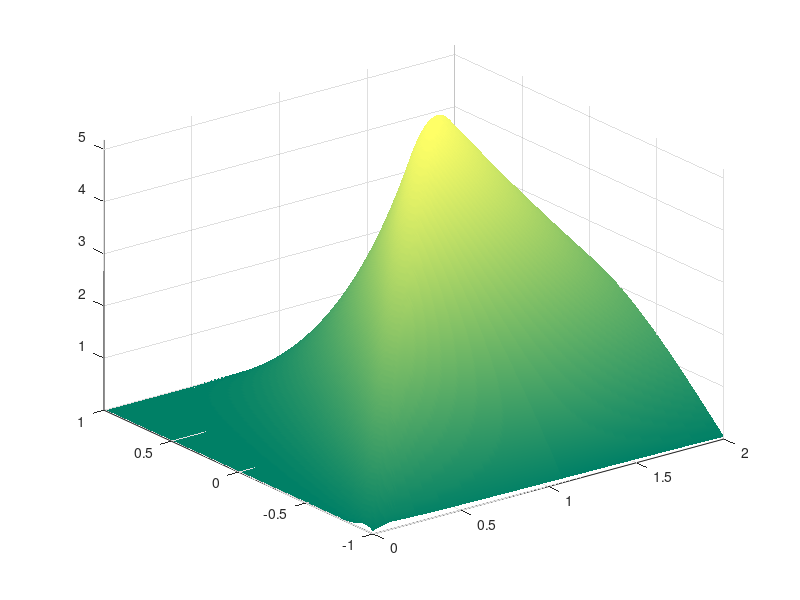

Here is the MATLAB script that generated this plot: (Note: this script raises an error after producing the figure.)
function switchingcontrol_par
% This function solves the parabolic switching control problem
%  min 1/2 \|y-yd\|^2 + alpha/2 \int_0^T |u|^2 + beta |u_1u_2|_0 dt
%  s.t. y_t-\Delta y = \chi_{\omega_1}(x)u_1(t) + \chi_{\omega_2}(x)u_2(t)
% using the approach described in the paper
%    "A convex analysis approach to optimal controls with 
%     switching structure for partial differential equations"
% by Christian Clason, Kazufumi Ito and Karl Kunisch, see
% http://math.uni-graz.at/mobis/publications/SFB-Report-2014-001.pdf.
%
% August 7, 2014             Christian Clason <christian.clason@uni-due.de>
%                                                     http://udue.de/clason

%% setup
Nh    = 128;     % number of spatial grid points
Nt    = 512;     % number of time steps
alpha = 1e-1;    % quadratic penalty
beta  = 1e0;     % switching penalty
maxit = 99;      % max iterations in semismooth Newton method
tmin  = 1e-12;   % min step size for line search
tol   = 1e-6;    % terminate Newton if residual norm smaller than tol

%  grid, differential operators
[L,Ms,It,xx,tt] = assembleFEM(Nh,Nt);
tplot = @(n,f,s) tplot_(n,f,s,Nh,Nt,xx,tt);
stack = @(x) x(:);

% control domains
om1 = xx(:,1) < -1/2;
om2 = xx(:,1) > 1/2;
dplot = @(n,f,s) dplot_(n,f,s,Nh,Nt,xx,tt,om1,om2);

% control operator
BT = [kron(It,om1)';kron(It,om2)']*Ms;    BB = BT';

% target
u0 = 63.0*(abs(-1+tt-xx)<0.1);
yd = L\(Ms*u0(:));
dplot(1,yd,'target');

%% initialization
y = zeros(Nh*Nt,1);
p = zeros(Nh*Nt,1);
As_old = zeros(Nt,7);
sqab = sqrt(2*alpha*beta);

% constant blocks of Newton matrix
Lyy = Ms;
Lpy = -L; Lyp = L';

% continuation strategy
for gamma = 10.^(-(0:16))
    fprintf('\nSolving for gamma = %1.0e\n', gamma);
    fprintf('It\tupdate\tresidual\tstep size\tQ1\tQ2\tQ0\tQ10\tQ20\tQ00\tQ12\n');
    
    % semismooth Newton iteration
    it = 1;    nold = 1e99;    tau = 1;
    while true
        % compute active sets
        q = BT*p; q1 = q(1:Nt); q2 = q(1+Nt:end);
        As = zeros(Nt,7);
        As(:,1) = (abs(q1) > (1+gamma/alpha)*abs(q2)) & (abs(q2) < sqab);
        As(:,2) = (abs(q2) > (1+gamma/alpha)*abs(q1)) & (abs(q1) < sqab);
        As(:,3) = (abs(q1) > (1+gamma/alpha)*sqab) & (abs(q2) > (1+gamma/alpha)*sqab);
        As(:,4) = (sqab <= abs(q1)) & (abs(q1) <= (1+gamma/alpha)*sqab) & ...
            (abs(q2) > (1+gamma/alpha)*sqab);
        As(:,5) = (sqab <= abs(q2)) & (abs(q2) <= (1+gamma/alpha)*sqab) & ...
            (abs(q1) > (1+gamma/alpha)*sqab);
        As(:,6) = (sqab <= abs(q1)) & (abs(q1) <= (1+gamma/alpha)*sqab) & ...
            (sqab <= abs(q2)) & (abs(q2) <= (1+gamma/alpha)*sqab) & ...
            ((abs(q1)+abs(q2)) > (2+gamma/alpha)*sqab);
        As(:,7) = (alpha/(alpha+gamma)*abs(q2) <= abs(q1)) & ...
            (abs(q1) <= (1+gamma/alpha)*abs(q2)) & ...
            ((abs(q1)+abs(q2)) <= (2+gamma/alpha)*sqab);
        
        Hg = [1/(alpha+gamma)*(As(:,1)+As(:,3)+As(:,4)).*q1 + ...
            1/gamma*(As(:,5)+As(:,6)).*(q1-sign(q1)*sqab) + ...
            1/(gamma*(2*alpha+gamma))*As(:,7).*((alpha+gamma)*q1-alpha*sign(q1).*abs(q2)); ...
            1/(alpha+gamma)*(As(:,2)+As(:,3)+As(:,5)).*q2 + ...
            1/gamma*(As(:,4)+As(:,6)).*(q2-sign(q2)*sqab) + ...
            1/(gamma*(2*alpha+gamma))*As(:,7).*((alpha+gamma)*q2-alpha*sign(q2).*abs(q1))];
        
        % gradient
        Ly = L'*p - Ms*(yd-y);
        Lp = -L*y + stack(BB*Hg);
        F = -[Ly; Lp];
        ng = norm(F);
        
        % line search
        if ng >= nold        % if no decrease: backtrack (never on first iteration)
            tau = tau/2;
            y = y - tau*dx(1:Nh*Nt);
            p = p - tau*dx(1+Nh*Nt:end);
            if tau < tmin    % terminate Newton iteration
                disp('step size too small')
                break;
            else             % bypass rest of while loop; compute new gradient
                continue;
            end
        end
        % decrease (or on first iteration): accept step
        update = nnz(As-As_old);
        fprintf('%i\t%d\t\t%1.3e\t%1.3e\t%d\t%d\t%d\t%d\t%d\t%d\t%d\n',...
            it,update,ng,tau,sum(As,1));
        
        % terminate Newton?
        if update == 0 && ng < tol  % success, solution found
            break;
        elseif it == maxit          % failure, too many iterations
            break;
        end
        
        % otherwise update information, continue
        it = it+1;   nold = ng;   tau = 1;   As_old = As;
        
        % Newton matrix: iteration dependent block
        H11 = spdiags(1/(alpha+gamma)*(As(:,1)+As(:,3)+As(:,4)) + ...
            1/gamma*(As(:,5)+As(:,6)) + ...
            (alpha+gamma)/(gamma*(2*alpha+gamma))*As(:,7),0,Nt,Nt);
        H12 = spdiags(-alpha/(gamma*(2*alpha+gamma))*As(:,7).*sign(q1).*sign(q2),0,Nt,Nt);
        H22 = spdiags(1/(alpha+gamma)*(As(:,2)+As(:,3)+As(:,5)) + ...
            1/gamma*(As(:,4)+As(:,6)) + ...
            (alpha+gamma)/(gamma*(2*alpha+gamma))*As(:,7),0,Nt,Nt);
        Lpp = BB*[H11 H12; H12 H22]*BT;
        
        H = [Lyy Lyp; Lpy  Lpp];
        
        % solve for Newton direction
        dx = H\F;
        y  = y + dx(1:Nh*Nt);
        p  = p + dx(1+Nh*Nt:2*Nh*Nt);
        
    end % Newton
    
    % compute control from optimality condition, plot
    u = [Hg(1:Nt),Hg(1+Nt:end)];
    figure(2);plot(tt(1,:),u);   title('control')
    tplot(3,y,'state');
    
    % terminate continuation if Newton iteration converged in one step
    if it==1 && gamma < alpha
        break;
    end
    
end % continuation

end % function switchingcontrol_par

%%
function [L,M,It,xx,tt] = assembleFEM(Nh,Nt)
% grid
x = linspace(-1,1,Nh);
t = linspace(0,2,Nt);
[xx,tt] = ndgrid(x,t);

% setup finite element discretization
h   = x(2)-x(1);                   % mesh size
tau = t(2)-t(1);                   % time step size

% spatial discretization
ex = ones(Nh,1);
et = ones(Nt,1);
D2 = spdiags([-ex 2*ex -ex]/h,-1:1,Nh,Nh);    % A_h
Mx = spdiags([ex 4*ex ex]*(h/6),-1:1,Nh,Nh);  % M_h
Dt = spdiags([-et et]/tau,-1:0,Nt,Nt);
It = speye(Nt,Nt);

% space-time discretization
L = kron(Dt,Mx) + kron(It,D2);     % parabolic operator
M = kron(It,Mx);                   % mass matrix M_\sigma
end % function assembleFEM

function tplot_(n,f,s,Nh,Nt,xx,tt)
figure(n); surf(tt,xx,reshape(f,Nh,Nt)); axis tight
colormap summer
shading interp; lighting phong; camlight headlight; alpha(0.8);
title(s); xlabel('t'); ylabel('x');
drawnow;
end % tplot_ function

function dplot_(n,f,s,Nh,Nt,xx,tt,om1,om2)
figure(n); surf(tt,xx,reshape(f,Nh,Nt)); axis tight
colormap summer
shading interp; lighting phong; camlight headlight; alpha(0.8);
hold on
contour(tt,xx,reshape(1.0*(om1+om2)*ones(1,Nt),Nh,Nt),1,'LineWidth',2);
hold off
title(s); xlabel('t'); ylabel('x');
drawnow;
end % dplot_ function
